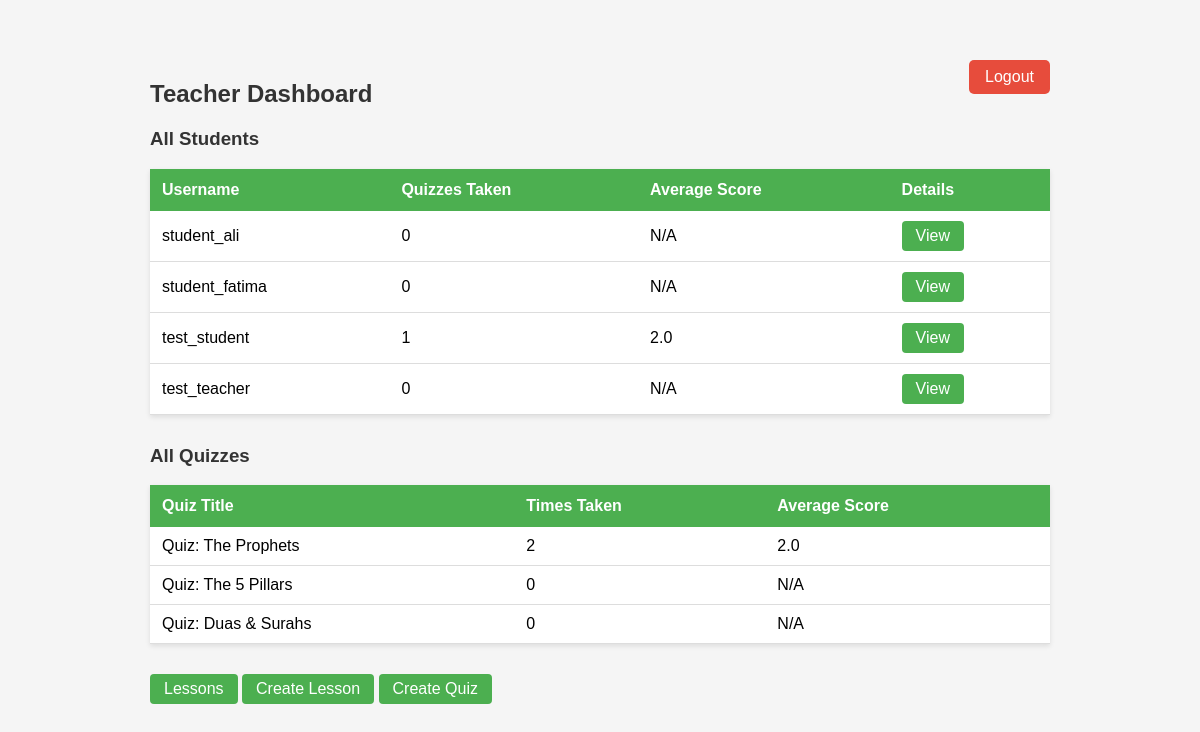
/teacher/dashboard (signed in), run on the app's committed database.
### tables this page shows
CREATE TABLE Users (
    user_ID INTEGER PRIMARY KEY AUTOINCREMENT,
    username VARCHAR(50) UNIQUE NOT NULL,
    password VARCHAR(250) NOT NULL,
    role VARCHAR(20) NOT NULL -- 'could be teacher or student'
);

CREATE TABLE Quiz (
    quiz_ID INTEGER PRIMARY KEY AUTOINCREMENT,
    lesson_ID INTEGER,
    title VARCHAR(250) NOT NULL,
    FOREIGN KEY (lesson_ID) REFERENCES Lessons(lesson_ID) ON DELETE CASCADE
);

### app.py (the view)
@app.route('/teacher/dashboard')
def teacher_dashboard():
    if session.get('role') != 'teacher':
        return redirect(url_for('lessons'))
    conn = get_db()
    cursor = conn.cursor()
    cursor.execute("""
        SELECT Users.user_ID, Users.username,
               COUNT(Quiz_Results.result_ID) as quizzes_taken,
               AVG(Quiz_Results.score) as avg_score
        FROM Users
        LEFT JOIN Quiz_Results ON Users.user_ID = Quiz_Results.user_ID
        WHERE Users.role = 'student'
        GROUP BY Users.user_ID
    """)
    students = cursor.fetchall()
    cursor.execute("""
        SELECT Quiz.title,
               COUNT(Quiz_Results.result_ID) as times_taken,
               AVG(Quiz_Results.score) as avg_score
        FROM Quiz
        LEFT JOIN Quiz_Results ON Quiz.quiz_ID = Quiz_Results.quiz_ID
        GROUP BY Quiz.quiz_ID
    """)
    quizzes = cursor.fetchall()
    conn.close()
    return render_template('teacher_dashboard.html', students=students, quizzes=quizzes)

### app.py (called while the page is built)
def get_db():
    conn = sqlite3.connect(DB_NAME)
    conn.execute("PRAGMA foreign_keys = ON")  #this enforces FK constraints
    return conn

### templates/teacher_dashboard.html (shortened to what this page needs)
<!DOCTYPE html>
<html>
<head>
</head>
<body>
<a href="/logout" class="logout">Logout</a>
<h2>Teacher Dashboard</h2>
<h3>All Students</h3>
<table>
    <tr>
        <th>Username</th>
        <th>Quizzes Taken</th>
        <th>Average Score</th>
        <th>Details</th>
    </tr>
    {% for student in students %}
    <tr>
        <td>{{ student[1] }}</td>
        <td>{{ student[2] }}</td>
        <td>{{ "%.1f"|format(student[3]) if student[3] else "N/A" }}</td>
        <td><a class="btn" href="/teacher/student/{{ student[0] }}">View</a></td>
    </tr>
    {% endfor %}
</table>
<h3>All Quizzes</h3>
<table>
    <tr>
        <th>Quiz Title</th>
        <th>Times Taken</th>
        <th>Average Score</th>
    </tr>
    {% for quiz in quizzes %}
    <tr>
        <td>{{ quiz[0] }}</td>
        <td>{{ quiz[1] }}</td>
        <td>{{ "%.1f"|format(quiz[2]) if quiz[2] else "N/A" }}</td>
    </tr>
    {% endfor %}
</table>
<a class="btn" href="/lessons">Lessons</a>
<a class="btn" href="/create_lesson">Create Lesson</a>
<a class="btn" href="/create_quiz">Create Quiz</a>
</body>
</html>

### templates/teacher_dashboard.html (style rules this page uses)
body { font-family: Arial; max-width: 900px; margin: 40px auto; background: #f5f5f5; padding: 20px; }
h2, h3 { color: #333; }
table { width: 100%; border-collapse: collapse; background: white; margin-bottom: 30px; box-shadow: 0 2px 5px rgba(0,0,0,0.1); }
th { background: #4CAF50; color: white; padding: 12px; text-align: left; }
td { padding: 10px 12px; border-bottom: 1px solid #ddd; }
a.btn { display: inline-block; padding: 6px 14px; background: #4CAF50; color: white; border-radius: 4px; text-decoration: none; }
.logout { float: right; padding: 8px 16px; background: #e74c3c; color: white; border-radius: 5px; text-decoration: none; }

### data on the page
Users: username "student_ali", student "0", value "N/A"
Users: username "student_fatima", student "0", value "N/A"
Users: username "test_student", student "1", value "2.0"
Users: username "test_teacher", student "0", value "N/A"
Quiz: title "Quiz: The Prophets", quiz "2", value "2.0"
Quiz: title "Quiz: The 5 Pillars", quiz "0", value "N/A"
Quiz: title "Quiz: Duas & Surahs", quiz "0", value "N/A"
